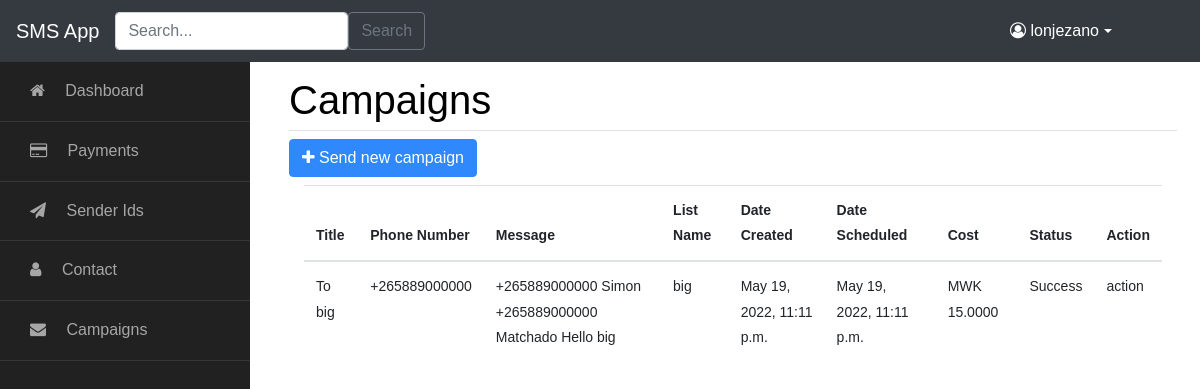
Screenshot of /campaign/contact/4728 (signed in) with the database file from the repository.
### smsApp/models.py (models this page shows, shortened)
class Campaign(models.Model):
    title = models.CharField(max_length=255, blank=False, null=False)
    phone_number = models.CharField(max_length=16)
    message = models.TextField()
    list_name = models.ForeignKey(ContactList, default=True, on_delete=models.PROTECT)
    date_created = models.DateTimeField(auto_now_add=True)
    date_scheduled = models.DateTimeField(auto_now_add=True)
    cost = models.CharField(max_length=13, default='MWK 0.0000')
    status = models.CharField(max_length=10, blank=True, null=True)
    statusCode = models.IntegerField(blank=True, null=True)

class ContactList(models.Model):
    list_name = models.CharField(max_length=100)
    list_description = models.TextField()
    date_created = models.DateTimeField(auto_now_add=True)
    def __str__(self):
        return self.list_name

### smsApp/views.py (the view)
# urls.py: path('campaign/contact/<int:pk>', SingleCampaignDetailView.as_view(), name='campaign-single'),
class SingleCampaignDetailView(LoginRequiredMixin, DetailView):
    model = Campaign
    template_name = "smsApp/campaign_single_detail_view.html"
    context_object_name = 'campaign'

### smsApp/templates/smsApp/campaign_single_detail_view.html (shortened to what this page needs)
{% extends 'smsApp/base.html' %}
{% load crispy_forms_tags %}
{% block page %} Campaigns {% endblock %}
{% block content %}
<div class="row mb-2">
            <div class="col-12">
                <div class="actions">
                    <a href="{% url 'campaign-create' %}" class="btn btn-primary"><i class="fa fa-plus"></i> Send new campaign</a>
                </div>
            </div>
        </div>
<div class="container">
    <div class="row">
        <div class="col-sm-12">
            <table class="table table-hover">
                <thead>
                <tr>
                    <th scope="col">Title</th>
                    <th scope="col">Phone Number</th>
                    <th scope="col">Message</th>
                    <th scope="col">List Name</th>
                    <th scope="col">Date Created</th>
                    <th scope="col">Date Scheduled</th>
                    <th scope="col">Cost</th>
                    <th scope="col">Status</th>
                    <th scope="col">Action</th>
                </tr>
                </thead>
                <tbody>
                <tr class="clickable-row table-row" data-href-template="#">
                    <td>{{ campaign.title}}</td>
                    <td>{{ campaign.phone_number}}</td>
                    <td>{{ campaign.message }}</td>
                    <td>{{ campaign.list_name }}</td>
                    <td>{{ campaign.date_created }}</td>
                    <td>{{ campaign.date_scheduled}}</td>
                    <td>{{ campaign.cost}}</td>
                    <td>{{ campaign.status }}</td>
                    <td>action</td>
                </tr>
                </tbody>
            </table>
        </div>
    </div>
</div>
{% endblock %}

### smsApp/templates/smsApp/base.html (shortened to what this page needs)
<!doctype html>
<html lang="en">
<head>
    {% load static %}
    <link rel="stylesheet" href="https://cdnjs.cloudflare.com/ajax/libs/font-awesome/4.7.0/css/font-awesome.min.css">
    <link rel="stylesheet" href="https://cdnjs.cloudflare.com/ajax/libs/twitter-bootstrap/4.6.0/css/bootstrap.min.css">
    <link rel="stylesheet" href="{% static 'smsApp/css/style.css' %}">
    <link rel="stylesheet" href="https://cdn.datatables.net/1.11.5/css/dataTables.bootstrap4.min.css">
</head>
<body>
<nav class="navbar navbar-expand-lg navbar-dark bg-dark" id="topNavbar">
    <a class="navbar-brand" href="">SMS App</a>
    <form class="d-flex" method="POST" action="{%url 'campaign-search'%}">
        <input type="search" class="form-control me-2" placeholder="Search..." aria-label="Search" name="search">
        <button class="btn btn-outline-secondary" type="submit">Search</button>
    </form>
    <div class="collapse navbar-collapse" id="navbarNav">
        <ul class="navbar-nav mr-5 pr-4">
            {% if user.is_authenticated %}
            <li class="nav-item ">
                <div class="dropdown nav-item ">
                <button class="btn btn-secondary-outline text-white dropdown-toggle" type="button" id="dropdownMenu2"
                        data-toggle="dropdown" aria-haspopup="true" aria-expanded="false">
                   <span class="fa fa-user-circle-o"></span>  {{ user.username }}
                </button>
            </div>
            </li>
            {% else %}
            <li class="nav-item ">
                <button class="btn btn-secondary-outline text-white" type="button">
                   <a class="nav-link float-right text-white" href="{% url 'login' %}">Log in</a>
                </button>
            </li>
            {% endif %}
        </ul>
    </div>
</nav>
<div class="wrapper d-flex align-items-stretch">
    <nav id="sidebar">
        <ul class="list-unstyled components mb-5">
            <li>
                <a href="{% url 'dashboard' %}"><span class="fa fa-home mr-3"></span> Dashboard</a>
            </li>
            <li>
                <a href="#"><span class="fa fa-credit-card mr-3"></span> Payments</a>
            </li>
            <li>
                <a href="#"><span class="fa fa-send mr-3"></span> Sender Ids</a>
            </li>
            <li>
                <a href="{% url 'contact-list'%}"><span class="fa fa-user mr-3"></span> Contact</a>
            </li>
            <li>
                <a href="{% url 'campaign'%}"><span class="fa fa-envelope mr-3"></span> Campaigns</a>
            </li>
        </ul>
    </nav>
    <div id="content" class="p-4 p-md-2 pt-5 ml-3">
        <div class="container">
        <div class="h1 border-bottom page-title">
            {% block page %}{% endblock %}<br>
        </div>
        {% block content %}
        {% endblock %}
    </div>
</div>
</body>
</html>

### rows the page displays
Campaign: title "To big", phone_number "+265889000000", message "+265889000000 Simon +265889000000 Matchado Hello big", list_name "big", date_created "May 19, 2022, 11:11 p.m.", date_scheduled "May 19, 2022, 11:11 p.m.", cost "MWK 15.0000", status "Success"

### other values shown
{{ user.username }} "lonjezano"
